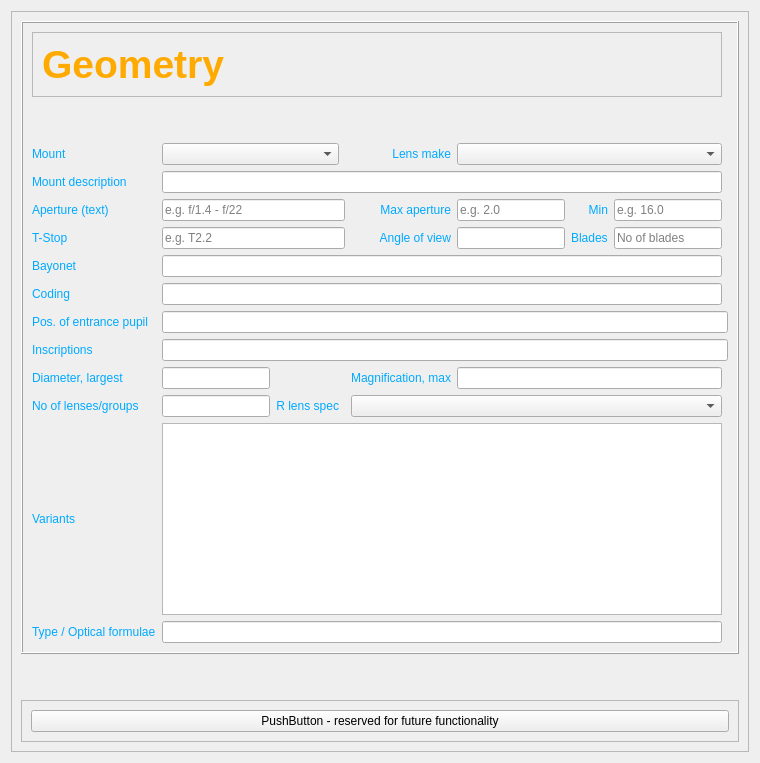
            <widget class="QWidget" name="tb_focal">
             <attribute name="icon">
              <iconset theme="QIcon::ThemeIcon::DialogInformation"/>
             </attribute>
             <attribute name="title">
              <string>Geometry</string>
             </attribute>
             <layout class="QHBoxLayout" name="horizontalLayout_7">
              <item>
               <widget class="QFrame" name="fr_focal">
                <property name="frameShape">
                 <enum>QFrame::Shape::StyledPanel</enum>
                </property>
                <property name="frameShadow">
                 <enum>QFrame::Shadow::Raised</enum>
                </property>
                <layout class="QGridLayout" name="gridLayout_4">
                 <item row="0" column="0">
                  <widget class="QFrame" name="frame_5">
                   <property name="frameShape">
                    <enum>QFrame::Shape::Box</enum>
                   </property>
                   <property name="frameShadow">
                    <enum>QFrame::Shadow::Raised</enum>
                   </property>
                   <layout class="QGridLayout" name="gridLayout_3">
                    <item row="4" column="1" colspan="2">
                     <widget class="QComboBox" name="cb_mount"/>
                    </item>
                    <item row="6" column="5">
                     <widget class="QLineEdit" name="le_maxaperture">
                      <property name="placeholderText">
                       <string>e.g. 2.0</string>
                      </property>
                     </widget>
                    </item>
                    <item row="6" column="6">
                     <widget class="QLabel" name="label_17">
                      <property name="styleSheet">
                       <string notr="true">color: rgb(0, 170, 255);</string>
                      </property>
                      <property name="text">
                       <string>Min</string>
                      </property>
                      <property name="alignment">
                       <set>Qt::AlignmentFlag::AlignRight|Qt::AlignmentFlag::AlignTrailing|Qt::AlignmentFlag::AlignVCenter</set>
                      </property>
                     </widget>
                    </item>
                    <item row="27" column="1" colspan="7">
                     <widget class="QPlainTextEdit" name="le_lensvariants"/>
                    </item>
                    <item row="6" column="4">
                     <widget class="QLabel" name="label_25">
                      <property name="styleSheet">
                       <string notr="true">color: rgb(0, 170, 255);</string>
                      </property>
                      <property name="text">
                       <string>Max aperture</string>
                      </property>
                      <property name="alignment">
                       <set>Qt::AlignmentFlag::AlignRight|Qt::AlignmentFlag::AlignTrailing|Qt::AlignmentFlag::AlignVCenter</set>
                      </property>
                      <property name="wordWrap">
                       <bool>true</bool>
                      </property>
                     </widget>
                    </item>
                    <item row="28" column="0">
                     <widget class="QLabel" name="label_41">
                      <property name="styleSheet">
                       <string notr="true">color: rgb(0, 170, 255);</string>
                      </property>
                      <property name="text">
                       <string>Type / Optical formulae</string>
                      </property>
                     </widget>
                    </item>
                    <item row="23" column="0">
                     <widget class="QLabel" name="label_11">
                      <property name="styleSheet">
                       <string notr="true">color: rgb(0, 170, 255);</string>
                      </property>
                      <property name="text">
                       <string>Inscriptions</string>
                      </property>
                     </widget>
                    </item>
                    <item row="22" column="0">
                     <widget class="QLabel" name="label_10">
                      <property name="styleSheet">
                       <string notr="true">color: rgb(0, 170, 255);</string>
                      </property>
                      <property name="text">
                       <string>Pos. of entrance pupil</string>
                      </property>
                     </widget>
                    </item>
                    <item row="26" column="0">
                     <widget class="QLabel" name="label_24">
                      <property name="styleSheet">
                       <string notr="true">color: rgb(0, 170, 255);</string>
                      </property>
                      <property name="text">
                       <string>No of lenses/groups</string>
                      </property>
                     </widget>
                    </item>
                    <item row="21" column="1" colspan="7">
                     <widget class="QLineEdit" name="le_lens_coding"/>
                    </item>
                    <item row="23" column="1" colspan="8">
                     <widget class="QLineEdit" name="le_inscriptions"/>
                    </item>
                    <item row="3" column="1">
                     <spacer name="verticalSpacer">
                      <property name="orientation">
                       <enum>Qt::Orientation::Vertical</enum>
                      </property>
                      <property name="sizeHint" stdset="0">
                       <size>
                        <width>20</width>
                        <height>40</height>
                       </size>
                      </property>
                     </spacer>
                    </item>
                    <item row="24" column="0">
                     <widget class="QLabel" name="label_19">
                      <property name="styleSheet">
                       <string notr="true">color: rgb(0, 170, 255);</string>
                      </property>
                      <property name="text">
                       <string>Diameter, largest</string>
                      </property>
                     </widget>
                    </item>
                    <item row="26" column="1">
                     <widget class="QLineEdit" name="le_number_of_lenses_groups"/>
                    </item>
                    <item row="6" column="0">
                     <widget class="QLabel" name="label_7">
                      <property name="styleSheet">
                       <string notr="true">color: rgb(0, 170, 255);</string>
                      </property>
                      <property name="text">
                       <string>Aperture (text)</string>
                      </property>
                     </widget>
                    </item>
                    <item row="6" column="1" colspan="3">
                     <widget class="QLineEdit" name="le_aperture">
                      <property name="placeholderText">
                       <string>e.g. f/1.4 - f/22</string>
                      </property>
                     </widget>
                    </item>
                    <item row="5" column="0">
                     <widget class="QLabel" name="label_21">
                      <property name="styleSheet">
                       <string notr="true">color: rgb(0, 170, 255);</string>
                      </property>
                      <property name="text">
                       <string>Mount description</string>
                      </property>
                     </widget>
                    </item>
                    <item row="6" column="7">
                     <widget class="QLineEdit" name="le_minaperture">
                      <property name="placeholderText">
                       <string>e.g. 16.0</string>
                      </property>
                     </widget>
                    </item>
                    <item row="20" column="1" colspan="7">
                     <widget class="QLineEdit" name="le_bayonet"/>
                    </item>
                    <item row="26" column="2">
                     <widget class="QLabel" name="label_39">
                      <property name="styleSheet">
                       <string notr="true">color: rgb(0, 170, 255);</string>
                      </property>
                      <property name="text">
                       <string>R lens spec</string>
                      </property>
                      <property name="alignment">
                       <set>Qt::AlignmentFlag::AlignRight|Qt::AlignmentFlag::AlignTrailing|Qt::AlignmentFlag::AlignVCenter</set>
                      </property>
                     </widget>
                    </item>
                    <item row="4" column="4">
                     <widget class="QLabel" name="label_36">
                      <property name="styleSheet">
                       <string notr="true">color: rgb(0, 170, 255);</string>
                      </property>
                      <property name="text">
                       <string>Lens make</string>
                      </property>
                      <property name="alignment">
                       <set>Qt::AlignmentFlag::AlignRight|Qt::AlignmentFlag::AlignTrailing|Qt::AlignmentFlag::AlignVCenter</set>
                      </property>
                     </widget>
                    </item>
                    <item row="21" column="0">
                     <widget class="QLabel" name="label_9">
                      <property name="styleSheet">
                       <string notr="true">color: rgb(0, 170, 255);</string>
                      </property>
                      <property name="text">
                       <string>Coding</string>
                      </property>
                     </widget>
                    </item>
                    <item row="26" column="4" colspan="4">
                     <widget class="QComboBox" name="cb_r_lens_spec"/>
                    </item>
                    <item row="4" column="5" colspan="3">
                     <widget class="QComboBox" name="cb_make"/>
                    </item>
                    <item row="27" column="0">
                     <widget class="QLabel" name="label_40">
                      <property name="styleSheet">
                       <string notr="true">color: rgb(0, 170, 255);</string>
                      </property>
                      <property name="text">
                       <string>Variants</string>
                      </property>
                     </widget>
                    </item>
                    <item row="4" column="0">
                     <widget class="QLabel" name="label_35">
                      <property name="styleSheet">
                       <string notr="true">color: rgb(0, 170, 255);</string>
                      </property>
                      <property name="text">
                       <string>Mount</string>
                      </property>
                     </widget>
                    </item>
                    <item row="19" column="0">
                     <widget class="QLabel" name="label_5">
                      <property name="styleSheet">
                       <string notr="true">color: rgb(0, 170, 255);</string>
                      </property>
                      <property name="text">
                       <string>T-Stop</string>
                      </property>
                     </widget>
                    </item>
                    <item row="22" column="1" colspan="8">
                     <widget class="QLineEdit" name="le_position_of_entrance_pupil"/>
                    </item>
                    <item row="24" column="5" colspan="3">
                     <widget class="QLineEdit" name="le_maximum_magnification"/>
                    </item>
                    <item row="28" column="1" colspan="7">
                     <widget class="QLineEdit" name="le_lenstype"/>
                    </item>
                    <item row="20" column="0">
                     <widget class="QLabel" name="label_8">
                      <property name="styleSheet">
                       <string notr="true">color: rgb(0, 170, 255);</string>
                      </property>
                      <property name="text">
                       <string>Bayonet</string>
                      </property>
                     </widget>
                    </item>
                    <item row="24" column="4">
                     <widget class="QLabel" name="label_20">
                      <property name="styleSheet">
                       <string notr="true">color: rgb(0, 170, 255);</string>
                      </property>
                      <property name="text">
                       <string>Magnification, max</string>
                      </property>
                      <property name="alignment">
                       <set>Qt::AlignmentFlag::AlignRight|Qt::AlignmentFlag::AlignTrailing|Qt::AlignmentFlag::AlignVCenter</set>
                      </property>
                     </widget>
                    </item>
                    <item row="5" column="1" colspan="7">
                     <widget class="QLineEdit" name="le_lens_mount_description"/>
                    </item>
                    <item row="24" column="1">
                     <widget class="QLineEdit" name="le_largest_diameter"/>
                    </item>
                    <item row="2" column="0" colspan="8">
                     <widget class="QFrame" name="frame_11">
                      <property name="frameShape">
                       <enum>QFrame::Shape::StyledPanel</enum>
                      </property>
                      <property name="frameShadow">
                       <enum>QFrame::Shadow::Raised</enum>
                      </property>
                      <layout class="QHBoxLayout" name="horizontalLayout_12">
                       <item>
                        <widget class="QLabel" name="label_37">
                         <property name="font">
                          <font>
                           <pointsize>29</pointsize>
                           <bold>true</bold>
                           <underline>false</underline>
                          </font>
                         </property>
                         <property name="styleSheet">
                          <string notr="true">color: rgb(255, 170, 0);</string>
                         </property>
                         <property name="text">
                          <string>Geometry</string>
                         </property>
                        </widget>
                       </item>
                      </layout>
                     </widget>
                    </item>
                    <item row="19" column="4">
                     <widget class="QLabel" name="label_14">
                      <property name="styleSheet">
                       <string notr="true">color: rgb(0, 170, 255);</string>
                      </property>
                      <property name="text">
                       <string>Angle of view</string>
                      </property>
                      <property name="alignment">
                       <set>Qt::AlignmentFlag::AlignRight|Qt::AlignmentFlag::AlignTrailing|Qt::AlignmentFlag::AlignVCenter</set>
                      </property>
                     </widget>
                    </item>
                    <item row="19" column="5">
                     <widget class="QLineEdit" name="le_angle_of_view"/>
                    </item>
                    <item row="19" column="1" colspan="3">
                     <widget class="QLineEdit" name="le_T_stop">
                      <property name="toolTip">
                       <string>The actual amount of light that passes through the lens and reaches the film or sensor in a camera.</string>
                      </property>
                      <property name="statusTip">
                       <string>The actual amount of light that passes through the lens and reaches the film or sensor in a camera.</string>
                      </property>
                      <property name="placeholderText">
                       <string>e.g. T2.2</string>
                      </property>
                     </widget>
                    </item>
                    <item row="19" column="6">
                     <widget class="QLabel" name="label_15">
                      <property name="styleSheet">
                       <string notr="true">color: rgb(0, 170, 255);</string>
                      </property>
                      <property name="text">
                       <string>Blades</string>
                      </property>
                     </widget>
                    </item>
                    <item row="19" column="7">
                     <widget class="QLineEdit" name="lineEdit">
                      <property name="placeholderText">
                       <string>No of blades</string>
                      </property>
                     </widget>
                    </item>
                   </layout>
                  </widget>
                 </item>
                 <item row="2" column="0">
                  <widget class="QFrame" name="frame_12">
                   <property name="frameShape">
                    <enum>QFrame::Shape::StyledPanel</enum>
                   </property>
                   <property name="frameShadow">
                    <enum>QFrame::Shadow::Raised</enum>
                   </property>
                   <layout class="QGridLayout" name="gridLayout_5">
                    <item row="0" column="0">
                     <widget class="QPushButton" name="pushButton_3">
                      <property name="text">
                       <string>PushButton - reserved for future functionality</string>
                      </property>
                     </widget>
                    </item>
                   </layout>
                  </widget>
                 </item>
                 <item row="1" column="0">
                  <spacer name="verticalSpacer_2">
                   <property name="orientation">
                    <enum>Qt::Orientation::Vertical</enum>
                   </property>
                   <property name="sizeHint" stdset="0">
                    <size>
                     <width>20</width>
                     <height>40</height>
                    </size>
                   </property>
                  </spacer>
                 </item>
                </layout>
                <zorder>frame_12</zorder>
                <zorder>frame_5</zorder>
               </widget>
              </item>
             </layout>
            </widget>
